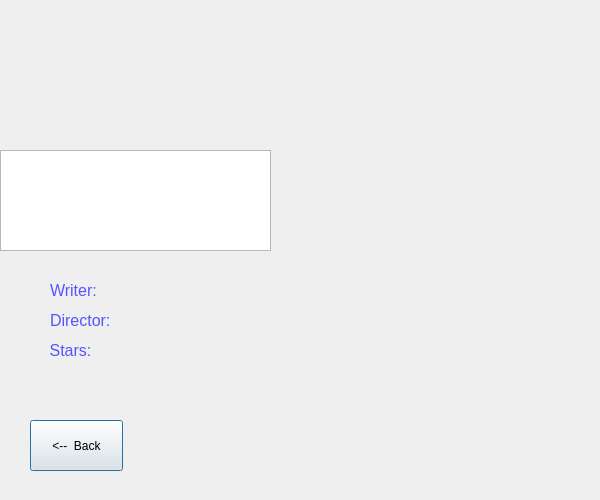
<?xml version="1.0" encoding="UTF-8"?>
<ui version="4.0">
 <class>movie23</class>
 <widget class="QDialog" name="movie23">
  <property name="geometry">
   <rect>
    <x>0</x>
    <y>0</y>
    <width>600</width>
    <height>500</height>
   </rect>
  </property>
  <property name="windowTitle">
   <string>Dialog</string>
  </property>
  <widget class="QLabel" name="Writer">
   <property name="geometry">
    <rect>
     <x>120</x>
     <y>280</y>
     <width>171</width>
     <height>20</height>
    </rect>
   </property>
   <property name="text">
    <string/>
   </property>
  </widget>
  <widget class="QLabel" name="MovieName">
   <property name="geometry">
    <rect>
     <x>20</x>
     <y>10</y>
     <width>531</width>
     <height>51</height>
    </rect>
   </property>
   <property name="font">
    <font>
     <pointsize>18</pointsize>
    </font>
   </property>
   <property name="text">
    <string>&lt;html&gt;&lt;head/&gt;&lt;body&gt;&lt;p&gt;&lt;br/&gt;&lt;/p&gt;&lt;/body&gt;&lt;/html&gt;</string>
   </property>
   <property name="alignment">
    <set>Qt::AlignCenter</set>
   </property>
  </widget>
  <widget class="QLabel" name="label_4">
   <property name="geometry">
    <rect>
     <x>20</x>
     <y>330</y>
     <width>101</width>
     <height>41</height>
    </rect>
   </property>
   <property name="text">
    <string>&lt;html&gt;&lt;head/&gt;&lt;body&gt;&lt;p&gt;&lt;span style=&quot; font-size:12pt; color:#5555ff;&quot;&gt;Stars:&lt;/span&gt;&lt;/p&gt;&lt;/body&gt;&lt;/html&gt;</string>
   </property>
   <property name="alignment">
    <set>Qt::AlignCenter</set>
   </property>
  </widget>
  <widget class="QTextEdit" name="textEdit">
   <property name="geometry">
    <rect>
     <x>0</x>
     <y>150</y>
     <width>271</width>
     <height>101</height>
    </rect>
   </property>
   <property name="readOnly">
    <bool>true</bool>
   </property>
   <property name="html">
    <string>&lt;!DOCTYPE HTML PUBLIC &quot;-//W3C//DTD HTML 4.0//EN&quot; &quot;http://www.w3.org/TR/REC-html40/strict.dtd&quot;&gt;
&lt;html&gt;&lt;head&gt;&lt;meta name=&quot;qrichtext&quot; content=&quot;1&quot; /&gt;&lt;style type=&quot;text/css&quot;&gt;
p, li { white-space: pre-wrap; }
&lt;/style&gt;&lt;/head&gt;&lt;body style=&quot; font-family:'Ubuntu'; font-size:11pt; font-weight:400; font-style:normal;&quot;&gt;
&lt;p style=&quot;-qt-paragraph-type:empty; margin-top:0px; margin-bottom:0px; margin-left:0px; margin-right:0px; -qt-block-indent:0; text-indent:0px;&quot;&gt;&lt;br /&gt;&lt;/p&gt;&lt;/body&gt;&lt;/html&gt;</string>
   </property>
  </widget>
  <widget class="QLabel" name="Director">
   <property name="geometry">
    <rect>
     <x>120</x>
     <y>310</y>
     <width>151</width>
     <height>16</height>
    </rect>
   </property>
   <property name="text">
    <string/>
   </property>
  </widget>
  <widget class="QPushButton" name="pushButton_2">
   <property name="geometry">
    <rect>
     <x>30</x>
     <y>420</y>
     <width>93</width>
     <height>51</height>
    </rect>
   </property>
   <property name="text">
    <string>&lt;--  Back</string>
   </property>
  </widget>
  <widget class="QLabel" name="label_2">
   <property name="geometry">
    <rect>
     <x>50</x>
     <y>270</y>
     <width>101</width>
     <height>41</height>
    </rect>
   </property>
   <property name="text">
    <string>&lt;html&gt;&lt;head/&gt;&lt;body&gt;&lt;p&gt;&lt;span style=&quot; font-size:12pt; color:#5555ff;&quot;&gt;Writer:&lt;/span&gt;&lt;/p&gt;&lt;/body&gt;&lt;/html&gt;</string>
   </property>
  </widget>
  <widget class="QLabel" name="label_3">
   <property name="geometry">
    <rect>
     <x>50</x>
     <y>300</y>
     <width>101</width>
     <height>41</height>
    </rect>
   </property>
   <property name="text">
    <string>&lt;html&gt;&lt;head/&gt;&lt;body&gt;&lt;p&gt;&lt;span style=&quot; font-size:12pt; color:#5555ff;&quot;&gt;Director:&lt;/span&gt;&lt;/p&gt;&lt;/body&gt;&lt;/html&gt;</string>
   </property>
  </widget>
  <widget class="QLabel" name="stars">
   <property name="geometry">
    <rect>
     <x>120</x>
     <y>340</y>
     <width>161</width>
     <height>16</height>
    </rect>
   </property>
   <property name="text">
    <string/>
   </property>
  </widget>
  <widget class="QLabel" name="Category">
   <property name="geometry">
    <rect>
     <x>40</x>
     <y>110</y>
     <width>181</width>
     <height>31</height>
    </rect>
   </property>
   <property name="text">
    <string/>
   </property>
  </widget>
  <widget class="QLabel" name="pictureLabel">
   <property name="geometry">
    <rect>
     <x>300</x>
     <y>80</y>
     <width>261</width>
     <height>401</height>
    </rect>
   </property>
   <property name="text">
    <string/>
   </property>
  </widget>
 </widget>
 <resources/>
 <connections/>
</ui>
